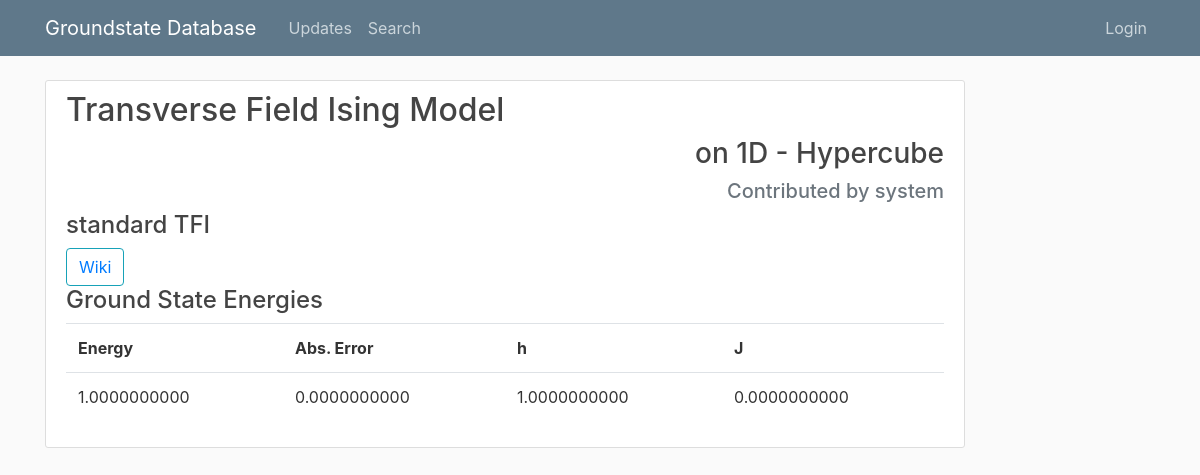
Screenshot of /systems/1/ with the database file from the repository.
### core/models.py (models this page shows, shortened)
class System(models.Model):
    name = models.CharField( max_length=80, verbose_name='name' )
    description = models.TextField( default=None, verbose_name='description' )
    H = models.TextField(verbose_name='Hamiltonian')
    n_par = models.IntegerField( verbose_name='number of parameters' )
    wikilink = models.CharField( max_length=100, verbose_name='Wikipedia link' )
    contributors = models.TextField( default=None, verbose_name='contributors' )
    graph = models.ForeignKey( Graph, on_delete=models.CASCADE, verbose_name='graph' ) # on_delete to be modified! #%#

class Graph(models.Model):
    geometry = models.CharField( max_length=40, verbose_name='type', choices=_graph_geometry_CHOICES )
    dim = models.IntegerField( verbose_name='dimension', choices=[(i,i) for i in range(_graph_dim_MAX+1)] )
    pbc = models.IntegerField( verbose_name='periodic boundary conditions', choices=[(i,i) for i in range(int(2**_graph_dim_MAX))] )

class Energy(Poly):
    value = models.DecimalField( max_digits=14, decimal_places=10 )
    system = models.ForeignKey( System, on_delete=models.CASCADE )
    abs_error = models.DecimalField( default=0., max_digits=14, decimal_places=10 )
    def get_params(self):
        return [
            ('Energy', self.value,),
            ('Abs. Error', self.abs_error,),
            ]

### core/energy_models.py (models this page shows)
class Energy_TFI(Energy):
    h = models.DecimalField( max_digits=14, decimal_places=10 )
    J = models.DecimalField( default=0., max_digits=14, decimal_places=10 )
    def get_params(self):
        return super().get_params() + [
                                    ('h', self.h,),
                                    ('J', self.J,),
                                    ]

### core/views.py (the view)
# urls.py: path('systems/<int:pk>/', views.SystemDetailView.as_view(), name='system-detail'),
class SystemDetailView(DetailView):
    template_name = 'core/system_detail.html'
    model = System
    def get_context_data(self, **kwargs):
        context = super(DetailView, self).get_context_data(**kwargs)
        energies_tmp = self.get_object().energy_set.all()
        energies = [[tup[1] for tup in e.get_params()] for e in energies_tmp]
        params = [tup[0] for tup in energies_tmp[0].get_params()]
        context['energies'] = energies
        context['params'] = params
        return context

### core/templates/core/system_detail.html (shortened to what this page needs)
{% extends "core/base.html" %}
{% load crispy_forms_tags %}
{% block content %}
<div class="content-section">
  <h2>
    {{ system.name }}
  </h2>
  <h3 style="text-align:right">on {{ system.graph.dim }}D - {{ system.graph.geometry }}</h3>
  {% if system.contributors %}
  <h5 class="text-secondary" style="text-align:right">Contributed by {{ system.contributors }}</h5>
  {% endif %}
  <h4>{{ system.description }}</h4>
  {% if system.wikilink %}
    <button class="btn btn-outline-info"><a href="{{ system.wikilink }}">Wiki</a></button>
  {% endif %}
  <h4>Ground State Energies</h4>
  <table class="table" style="width: 100%">
  <tr>
    {% for par in params %}
      <th>{{ par }}</th>
    {% endfor %}
  </tr>
  {% for e in energies %}
    <tr>
      {% for attr in e %}
        <td>{{ attr }}</td>
      {%endfor %}
    </tr>
  {% endfor %}
  </table>
</div>
{% endblock content %}

### core/static/core/main.css (style rules this page uses)
body { background: #fafafa; color: #333333; margin-top: 5rem; }
h1, h2, h3, h4, h5, h6 { color: #444444; }
.content-section { background: #ffffff; padding: 10px 20px; border: 1px solid #dddddd; border-radius: 3px; margin-bottom: 20px; }
table { border-spacing: 6px 0; }

### rows the page displays
System: name "Transverse Field Ising Model", graph.dim "1", graph.geometry "Hypercube", contributors "system", description "standard TFI"
Energy: e "1.0000000000" "0.0000000000"
Energy_TFI: e "1.0000000000" "0.0000000000"

### other values shown
{{ par }} "Energy" "Abs. Error" "h" "J"
